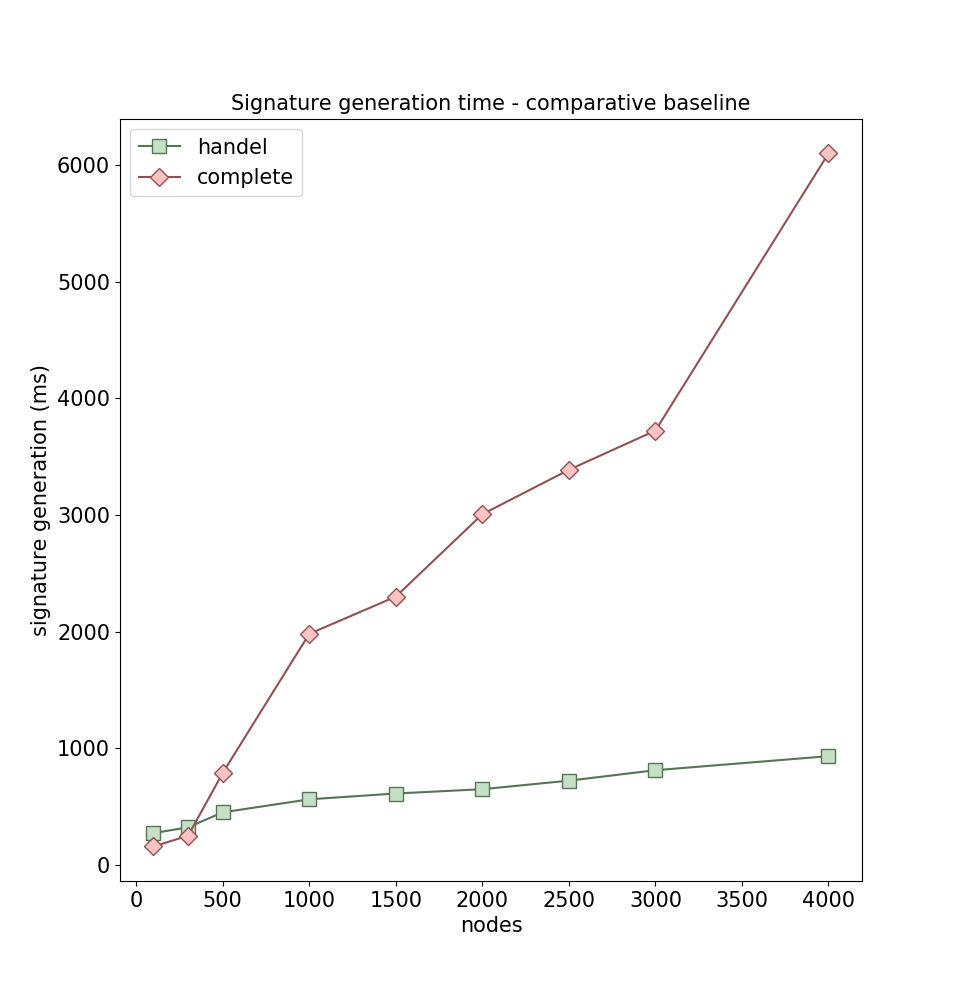

Here is the Python script that generated this plot:
#!/usr/bin/env python

## This script generate the graphs that compares handel, nsquare 
## and libp2p together for the signature generation time
##
import sys
from lib import *

import pandas as pd
import matplotlib.pyplot as plt

column = "sigen_wall_avg"

# files = sys.argv[1:]
## mapping between files and label
files = {"csv/handel_0failing_99thr.csv": "handel",
        "csv/n2_4000_99thr.csv": "complete"}
        # "csv/libp2p_2000_51thr_agg1.csv": "libp2p"}
datas = read_datafiles(files.keys())


for f,v in datas.items():
    x = v["totalNbOfNodes"]
    y = v[column].map(lambda x: x * 1000)
    print("file %s -> %d data points on sigen_wall_avg" % (f,len(y)))
    label = files[f]
    if label == "":
        label = input("missing label for %s: " % f)

    print("x = ",x)
    print("y = ",y)
    plot(x,y,"-",label,allColors.popleft())

plt.legend(fontsize=fs_label)
plt.ylabel("signature generation (ms)",fontsize=fs_label)
plt.xlabel("nodes",fontsize=fs_label)
plt.title("Signature generation time - comparative baseline",fontsize=fs_label)
# plt.yscale('log')
plt.show()
